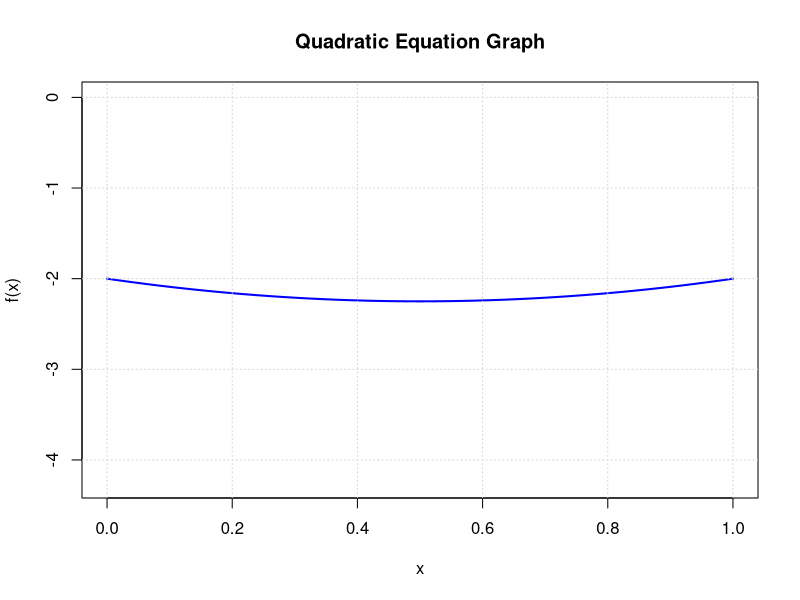

This chart was generated by the following R code:
## ---- chunk 1
### Define the quadratic equation coefficients
a <- 1
b <- -1
d <- -2

### Calculate the discriminant
discriminant <- b^2 - 4*a*d

### Check if the discriminant is non-negative (real solutions)
if (discriminant >= 0) {
  # Calculate the solutions
  x1 <- (-b + sqrt(discriminant)) / (2*a)
  x2 <- (-b - sqrt(discriminant)) / (2*a)

# Print the solutions
  cat("Solutions: x1 =", x1, ", x2 =", x2, "\n")
} else {
  cat("The quadratic equation has no real solutions.\n")
}


## ---- chunk 2
# Generate x values for plotting the quadratic function
x_values <- seq(x1 - 2, x2 + 2, length.out = 400)
y_values <- a * x_values^2 + b * x_values + d

# Plot the quadratic function
plot(x_values, y_values, type = "l", col = "blue", lwd = 2, main = "Quadratic Equation Graph",
     xlab = "x", ylab = "f(x)", ylim = c(min(y_values) - 2, max(y_values) + 2))
grid()

## ---- chunk 3
#| echo: false

x <- 1
y <- 2
x + y
## ---- chunk 4
#| label: one-plus-two

x <- 1
y <- 2
x + y
